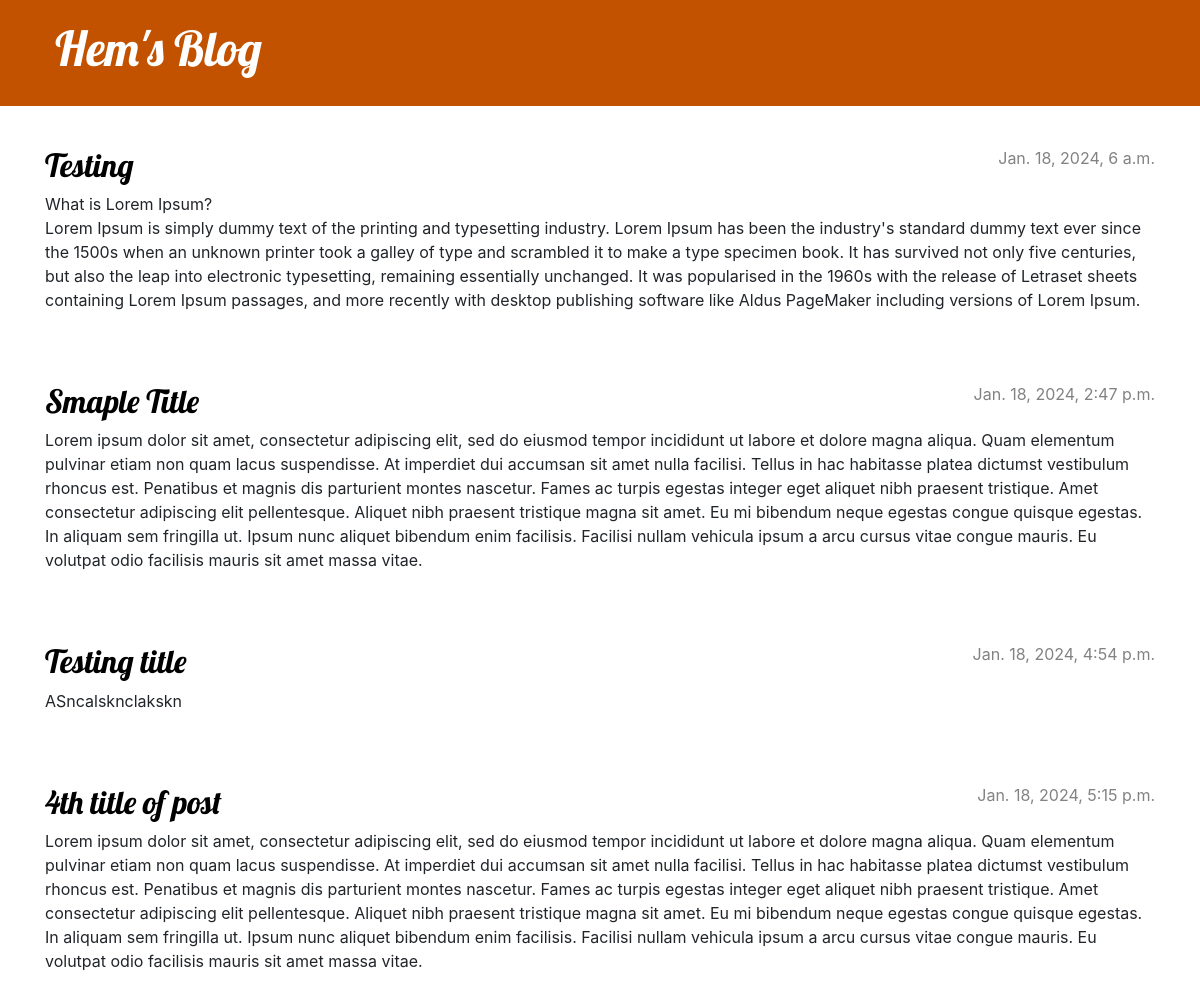
Before: / with the older database file.
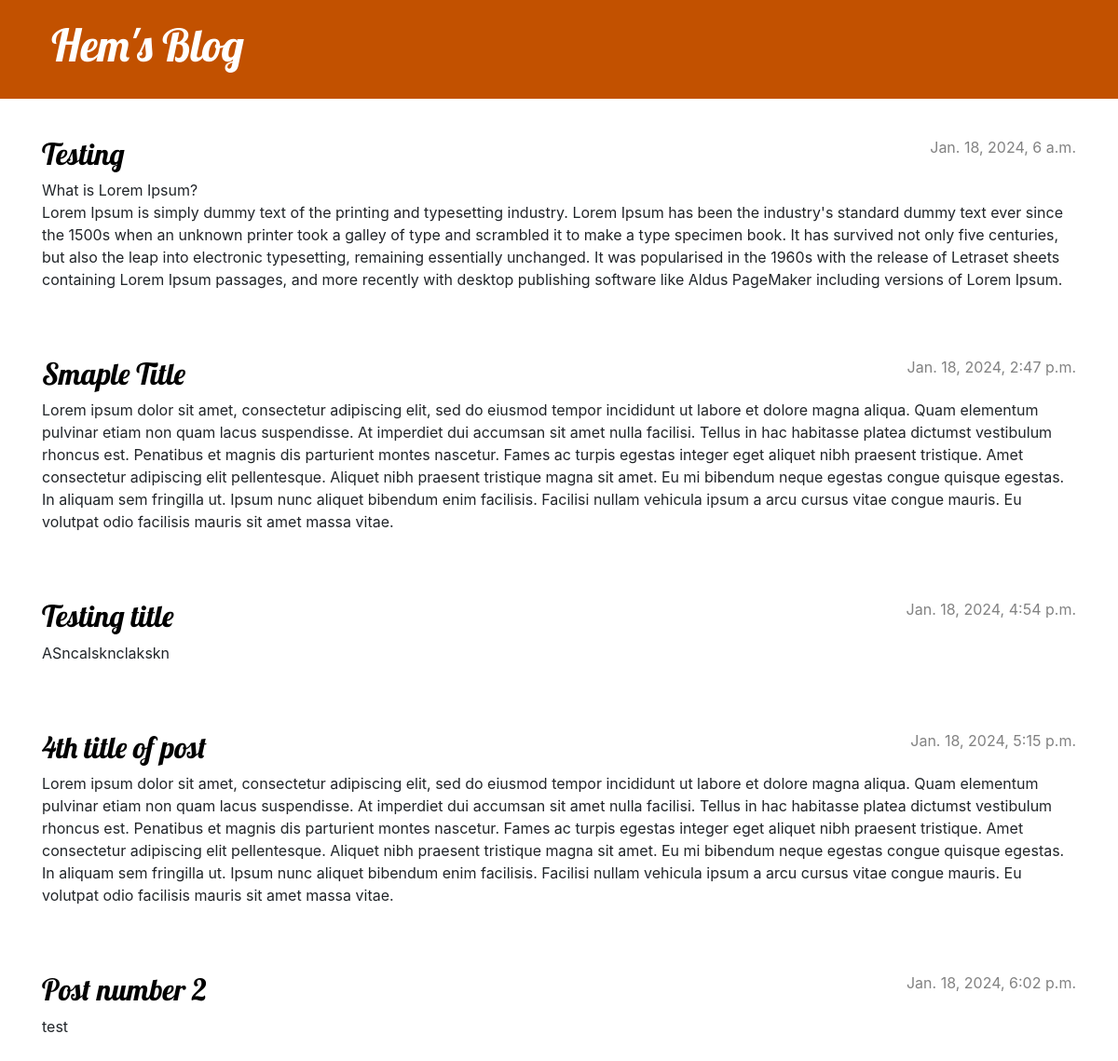
After: the same page with the newer database file.
### blog/models.py (models this page shows, shortened)
class Post(models.Model):
    author = models.ForeignKey(settings.AUTH_USER_MODEL, on_delete=models.CASCADE)
    title = models.CharField(max_length=200)
    text = models.TextField()
    created_date = models.DateTimeField(default=timezone.now)
    published_date = models.DateTimeField(blank=True, null=True)

### blog/views.py (the view)
# urls.py: path('', views.post_list, name='post_list'),
def post_list(request):
    posts = Post.objects.filter(published_date__lte=timezone.now()).order_by('published_date')
    return render(request, 'blog/post_list.html',{'posts':posts})

### blog/templates/blog/post_list.html
{% extends 'blog/base.html' %}
{% block content %}
    {% for post in posts %}
        <article class="post">
            <time class="date">
                {{ post.published_date }}
            </time>
            <h2><a href="{% url 'post_detail' pk=post.pk %}">{{ post.title }}</a></h2>
            <p>{{ post.text|linebreaksbr }}</p>
        </article>
    {% endfor %}
{% endblock %}

Changed rows visible on the page:
now on this page (row edited): Post: published_date "Jan. 18, 2024, 6:02 p.m.", title "Post number 2", text "test"
